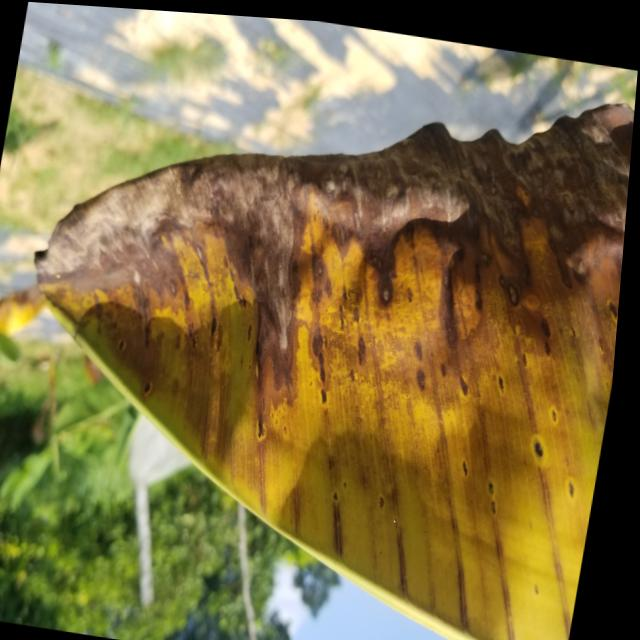
#> input picture datasets/cls_healthy_panama_sigatoka/test/black_sigatoka/black_sigatoka_0904661af5_82.jpg, 640 x 640 px
$ python -i preprocess.py   (imports and definitions only)
#> lines starting #> are read from the running program, lines starting #| are printed output that depends on the picture
"""Aerial frame preprocessing: resize, denoise, CLAHE, and temporal alignment."""

from __future__ import annotations

import os
from dataclasses import dataclass
from typing import Optional

import cv2
import numpy as np


# [5 lines left out: function _env_on, not called in this run]


# [28 lines that did not run here, left out]


def resize_max_side(frame: np.ndarray, max_side: int) -> np.ndarray:
    h, w = frame.shape[:2]
    side = max(h, w)
    if max_side <= 0 or side <= max_side:
        return frame
    scale = max_side / float(side)
    nw = max(1, int(round(w * scale)))
    nh = max(1, int(round(h * scale)))
    return cv2.resize(frame, (nw, nh), interpolation=cv2.INTER_AREA)


def denoise_bgr(frame: np.ndarray, diameter: int = 5) -> np.ndarray:
    d = diameter if diameter % 2 == 1 else diameter + 1
    return cv2.bilateralFilter(frame, d=d, sigmaColor=50, sigmaSpace=50)


# [16 lines left out: functions apply_clahe_lab, _downscale_gray, not called in this run]


# [77 lines that did not run here, left out]

>>> import cv2
>>> picture = cv2.imread('../datasets/cls_healthy_panama_sigatoka/test/black_sigatoka/black_sigatoka_0904661af5_82.jpg', cv2.IMREAD_GRAYSCALE)
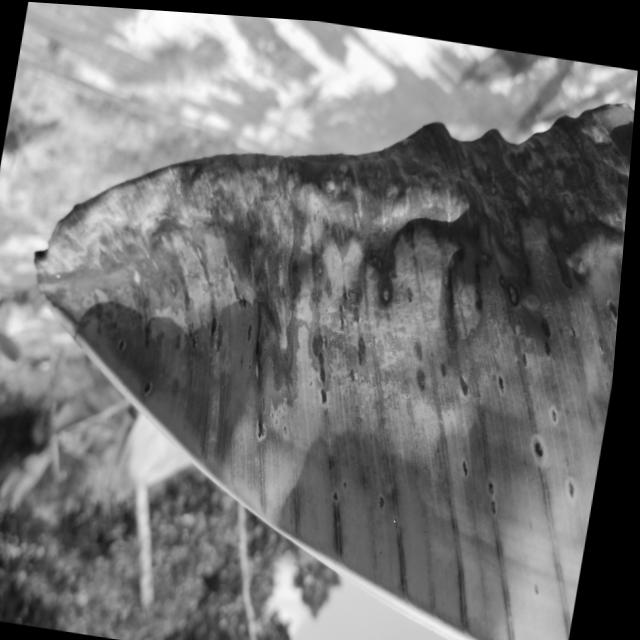
#> picture: shape (640, 640); min 0, max 255, mean 113.3
#> (the run stopped early here; a loop or call above may not have finished)

$ run again, on datasets/cls_healthy_panama_sigatoka/test/black_sigatoka/black_sigatoka_14c1bc6ed7_0.jpg
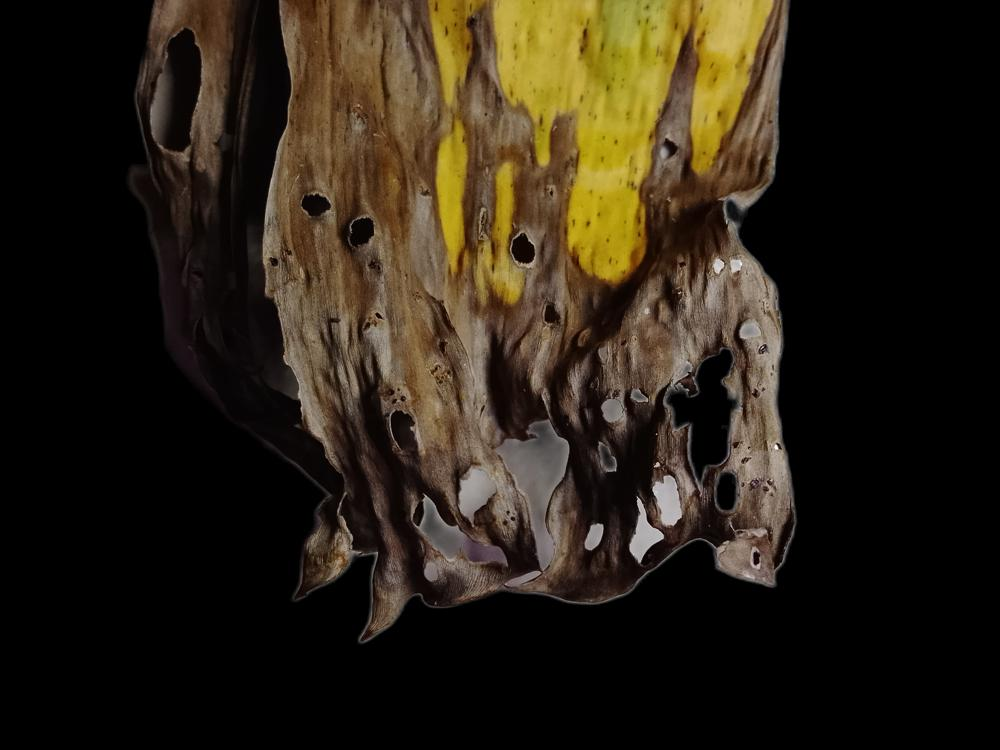
#> input picture datasets/cls_healthy_panama_sigatoka/test/black_sigatoka/black_sigatoka_14c1bc6ed7_0.jpg, 1000 x 750 px
#> `picture = cv2.imread('../datasets/cls_healthy_panama_sigatoka/test/bla..`:
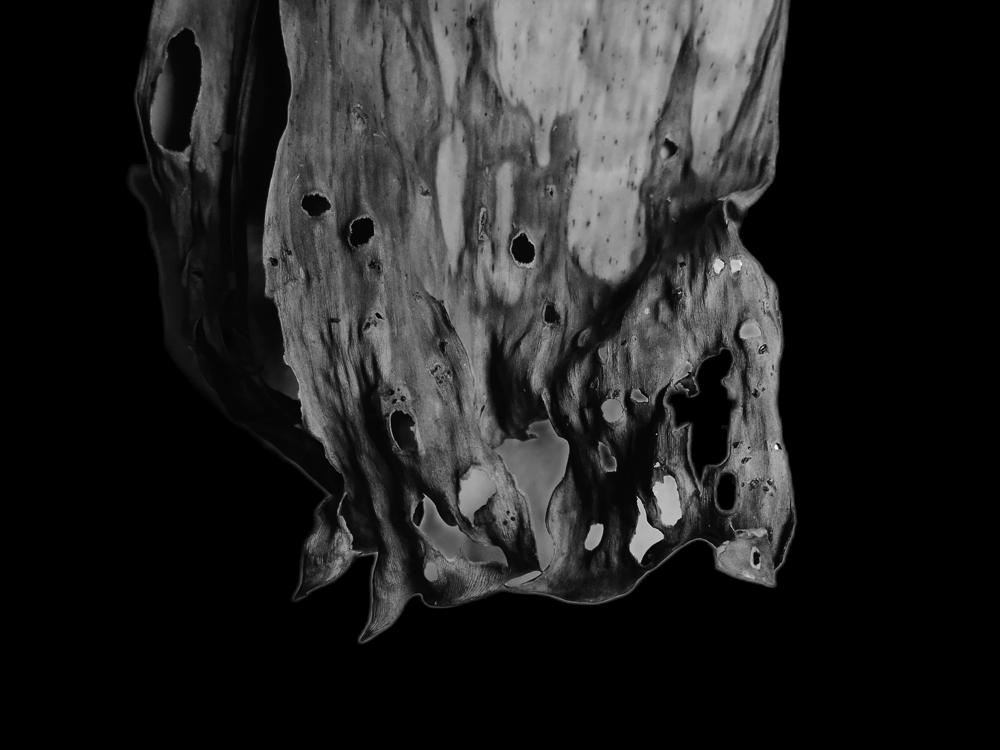
#> picture: shape (750, 1000); min 0, max 255, mean 34.4

$ run again, on datasets/cls_healthy_panama_sigatoka/test/black_sigatoka/black_sigatoka_2c8f2b852e_204.jpg
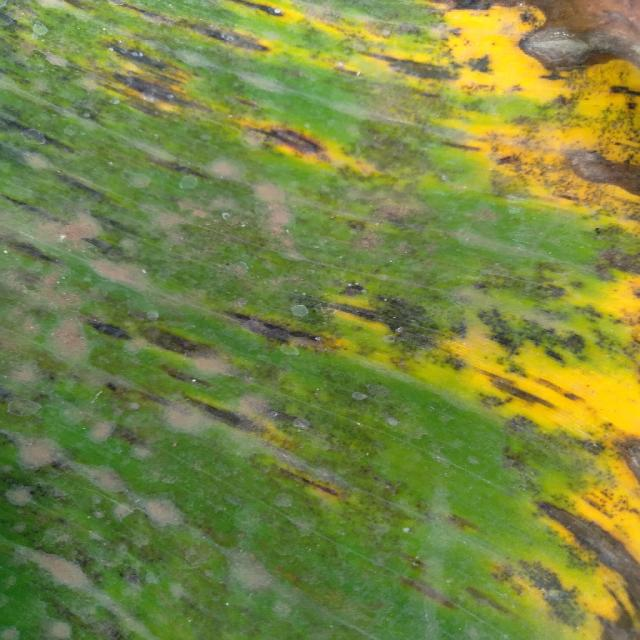
#> input picture datasets/cls_healthy_panama_sigatoka/test/black_sigatoka/black_sigatoka_2c8f2b852e_204.jpg, 640 x 640 px
#> `picture = cv2.imread('../datasets/cls_healthy_panama_sigatoka/test/bla..`:
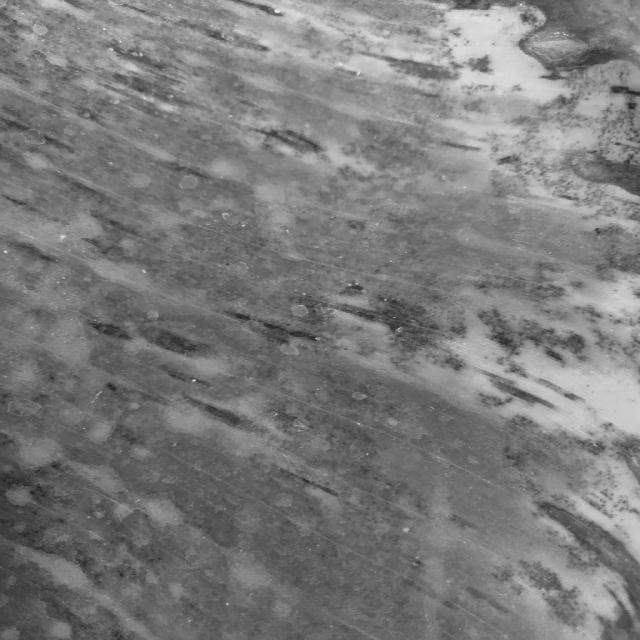
#> picture: shape (640, 640); min 28, max 237, mean 123.6

$ run again, on datasets/cls_healthy_panama_sigatoka/test/black_sigatoka/black_sigatoka_8529e52b4f_108.jpg
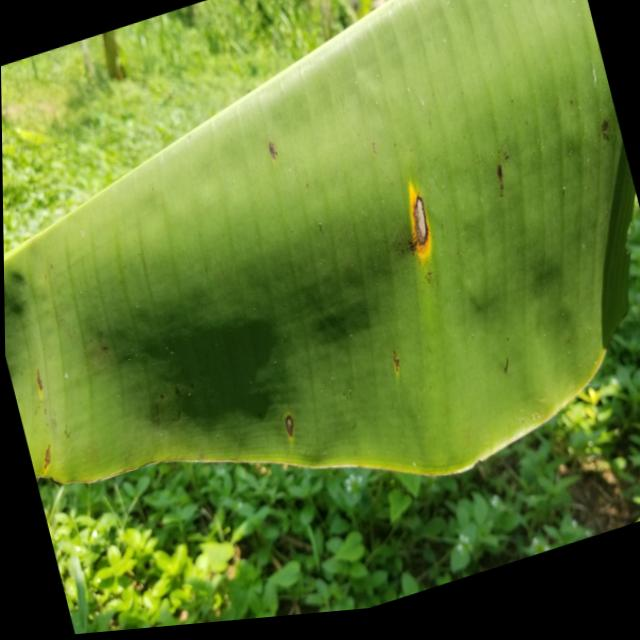
#> input picture datasets/cls_healthy_panama_sigatoka/test/black_sigatoka/black_sigatoka_8529e52b4f_108.jpg, 640 x 640 px
#> `picture = cv2.imread('../datasets/cls_healthy_panama_sigatoka/test/bla..`:
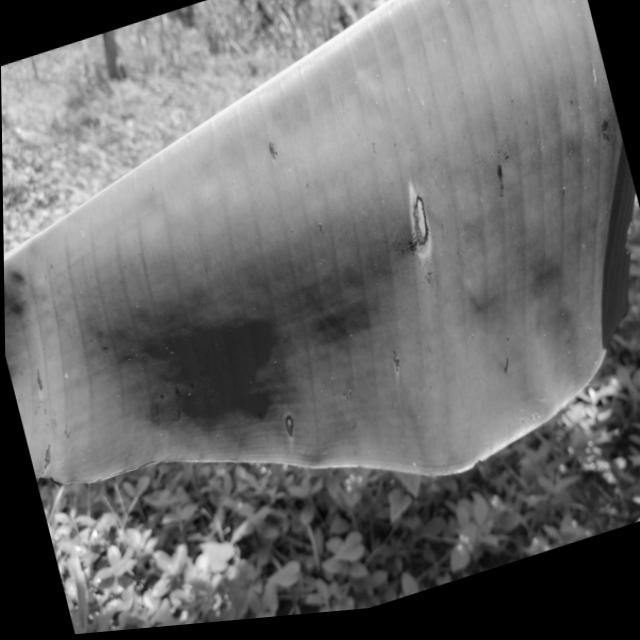
#> picture: shape (640, 640); min 0, max 255, mean 106.6
